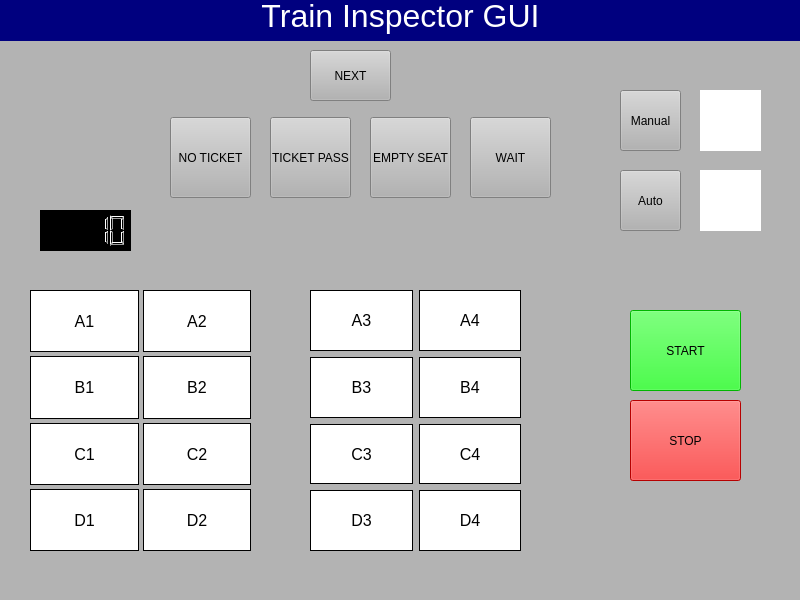
<?xml version="1.0" encoding="UTF-8"?>
<ui version="4.0">
 <class>FirstGUI</class>
 <widget class="QMainWindow" name="FirstGUI">
  <property name="geometry">
   <rect>
    <x>0</x>
    <y>0</y>
    <width>800</width>
    <height>600</height>
   </rect>
  </property>
  <property name="windowTitle">
   <string>FirstGUI</string>
  </property>
  <property name="styleSheet">
   <string notr="true">background-color: rgb(179, 179, 179);</string>
  </property>
  <widget class="QWidget" name="centralwidget">
   <widget class="QPushButton" name="RED">
    <property name="geometry">
     <rect>
      <x>170</x>
      <y>117</y>
      <width>81</width>
      <height>81</height>
     </rect>
    </property>
    <property name="text">
     <string>NO TICKET</string>
    </property>
   </widget>
   <widget class="QPushButton" name="GREEN">
    <property name="geometry">
     <rect>
      <x>270</x>
      <y>117</y>
      <width>81</width>
      <height>81</height>
     </rect>
    </property>
    <property name="text">
     <string>TICKET PASS</string>
    </property>
   </widget>
   <widget class="QPushButton" name="GREY">
    <property name="geometry">
     <rect>
      <x>370</x>
      <y>117</y>
      <width>81</width>
      <height>81</height>
     </rect>
    </property>
    <property name="text">
     <string>EMPTY SEAT</string>
    </property>
   </widget>
   <widget class="QPushButton" name="WHITE">
    <property name="geometry">
     <rect>
      <x>470</x>
      <y>117</y>
      <width>81</width>
      <height>81</height>
     </rect>
    </property>
    <property name="text">
     <string>WAIT</string>
    </property>
   </widget>
   <widget class="QWidget" name="layoutWidget">
    <property name="geometry">
     <rect>
      <x>30</x>
      <y>290</y>
      <width>221</width>
      <height>261</height>
     </rect>
    </property>
    <layout class="QVBoxLayout" name="verticalLayout">
     <property name="spacing">
      <number>4</number>
     </property>
     <property name="sizeConstraint">
      <enum>QLayout::SetDefaultConstraint</enum>
     </property>
     <item>
      <layout class="QHBoxLayout" name="horizontalLayout_2">
       <item>
        <widget class="QLabel" name="A1">
         <property name="font">
          <font>
           <pointsize>12</pointsize>
          </font>
         </property>
         <property name="styleSheet">
          <string notr="true">background-color: rgb(255, 255, 255);</string>
         </property>
         <property name="frameShape">
          <enum>QFrame::Box</enum>
         </property>
         <property name="lineWidth">
          <number>1</number>
         </property>
         <property name="text">
          <string>A1</string>
         </property>
         <property name="alignment">
          <set>Qt::AlignCenter</set>
         </property>
        </widget>
       </item>
       <item>
        <widget class="QLabel" name="A2">
         <property name="font">
          <font>
           <pointsize>12</pointsize>
          </font>
         </property>
         <property name="styleSheet">
          <string notr="true">background-color: rgb(255, 255, 255);</string>
         </property>
         <property name="frameShape">
          <enum>QFrame::Box</enum>
         </property>
         <property name="text">
          <string>A2</string>
         </property>
         <property name="alignment">
          <set>Qt::AlignCenter</set>
         </property>
        </widget>
       </item>
      </layout>
     </item>
     <item>
      <layout class="QHBoxLayout" name="horizontalLayout_3">
       <item>
        <widget class="QLabel" name="B1">
         <property name="font">
          <font>
           <pointsize>12</pointsize>
          </font>
         </property>
         <property name="styleSheet">
          <string notr="true">background-color: rgb(255, 255, 255);</string>
         </property>
         <property name="frameShape">
          <enum>QFrame::Box</enum>
         </property>
         <property name="text">
          <string>B1</string>
         </property>
         <property name="alignment">
          <set>Qt::AlignCenter</set>
         </property>
        </widget>
       </item>
       <item>
        <widget class="QLabel" name="B2">
         <property name="font">
          <font>
           <pointsize>12</pointsize>
          </font>
         </property>
         <property name="styleSheet">
          <string notr="true">background-color: rgb(255, 255, 255);</string>
         </property>
         <property name="frameShape">
          <enum>QFrame::Box</enum>
         </property>
         <property name="text">
          <string>B2</string>
         </property>
         <property name="alignment">
          <set>Qt::AlignCenter</set>
         </property>
        </widget>
       </item>
      </layout>
     </item>
     <item>
      <layout class="QHBoxLayout" name="horizontalLayout_4">
       <item>
        <widget class="QLabel" name="C1">
         <property name="font">
          <font>
           <pointsize>12</pointsize>
          </font>
         </property>
         <property name="styleSheet">
          <string notr="true">background-color: rgb(255, 255, 255);</string>
         </property>
         <property name="frameShape">
          <enum>QFrame::Box</enum>
         </property>
         <property name="text">
          <string>C1</string>
         </property>
         <property name="alignment">
          <set>Qt::AlignCenter</set>
         </property>
        </widget>
       </item>
       <item>
        <widget class="QLabel" name="C2">
         <property name="font">
          <font>
           <pointsize>12</pointsize>
          </font>
         </property>
         <property name="styleSheet">
          <string notr="true">background-color: rgb(255, 255, 255);</string>
         </property>
         <property name="frameShape">
          <enum>QFrame::Box</enum>
         </property>
         <property name="text">
          <string>C2</string>
         </property>
         <property name="alignment">
          <set>Qt::AlignCenter</set>
         </property>
        </widget>
       </item>
      </layout>
     </item>
     <item>
      <layout class="QHBoxLayout" name="horizontalLayout_5">
       <item>
        <widget class="QLabel" name="D1">
         <property name="font">
          <font>
           <pointsize>12</pointsize>
          </font>
         </property>
         <property name="styleSheet">
          <string notr="true">background-color: rgb(255, 255, 255);</string>
         </property>
         <property name="frameShape">
          <enum>QFrame::Box</enum>
         </property>
         <property name="text">
          <string>D1</string>
         </property>
         <property name="alignment">
          <set>Qt::AlignCenter</set>
         </property>
        </widget>
       </item>
       <item>
        <widget class="QLabel" name="D2">
         <property name="font">
          <font>
           <pointsize>12</pointsize>
          </font>
         </property>
         <property name="styleSheet">
          <string notr="true">background-color: rgb(255, 255, 255);</string>
         </property>
         <property name="frameShape">
          <enum>QFrame::Box</enum>
         </property>
         <property name="text">
          <string>D2</string>
         </property>
         <property name="alignment">
          <set>Qt::AlignCenter</set>
         </property>
        </widget>
       </item>
      </layout>
     </item>
    </layout>
   </widget>
   <widget class="QWidget" name="layoutWidget">
    <property name="geometry">
     <rect>
      <x>310</x>
      <y>290</y>
      <width>211</width>
      <height>261</height>
     </rect>
    </property>
    <layout class="QVBoxLayout" name="verticalLayout_2">
     <item>
      <layout class="QHBoxLayout" name="horizontalLayout">
       <item>
        <widget class="QLabel" name="A3">
         <property name="font">
          <font>
           <pointsize>12</pointsize>
           <strikeout>false</strikeout>
          </font>
         </property>
         <property name="styleSheet">
          <string notr="true">background-color: rgb(255, 255, 255);</string>
         </property>
         <property name="frameShape">
          <enum>QFrame::Box</enum>
         </property>
         <property name="text">
          <string>A3</string>
         </property>
         <property name="alignment">
          <set>Qt::AlignCenter</set>
         </property>
        </widget>
       </item>
       <item>
        <widget class="QLabel" name="A4">
         <property name="font">
          <font>
           <pointsize>12</pointsize>
          </font>
         </property>
         <property name="styleSheet">
          <string notr="true">background-color: rgb(255, 255, 255);</string>
         </property>
         <property name="frameShape">
          <enum>QFrame::Box</enum>
         </property>
         <property name="text">
          <string>A4</string>
         </property>
         <property name="alignment">
          <set>Qt::AlignCenter</set>
         </property>
        </widget>
       </item>
      </layout>
     </item>
     <item>
      <layout class="QHBoxLayout" name="horizontalLayout_6">
       <item>
        <widget class="QLabel" name="B3">
         <property name="font">
          <font>
           <pointsize>12</pointsize>
          </font>
         </property>
         <property name="styleSheet">
          <string notr="true">background-color: rgb(255, 255, 255);</string>
         </property>
         <property name="frameShape">
          <enum>QFrame::Box</enum>
         </property>
         <property name="text">
          <string>B3</string>
         </property>
         <property name="alignment">
          <set>Qt::AlignCenter</set>
         </property>
        </widget>
       </item>
       <item>
        <widget class="QLabel" name="B4">
         <property name="font">
          <font>
           <pointsize>12</pointsize>
          </font>
         </property>
         <property name="styleSheet">
          <string notr="true">background-color: rgb(255, 255, 255);</string>
         </property>
         <property name="frameShape">
          <enum>QFrame::Box</enum>
         </property>
         <property name="text">
          <string>B4</string>
         </property>
         <property name="alignment">
          <set>Qt::AlignCenter</set>
         </property>
        </widget>
       </item>
      </layout>
     </item>
     <item>
      <layout class="QHBoxLayout" name="horizontalLayout_7">
       <item>
        <widget class="QLabel" name="C3">
         <property name="font">
          <font>
           <pointsize>12</pointsize>
          </font>
         </property>
         <property name="styleSheet">
          <string notr="true">background-color: rgb(255, 255, 255);</string>
         </property>
         <property name="frameShape">
          <enum>QFrame::Box</enum>
         </property>
         <property name="text">
          <string>C3</string>
         </property>
         <property name="alignment">
          <set>Qt::AlignCenter</set>
         </property>
        </widget>
       </item>
       <item>
        <widget class="QLabel" name="C4">
         <property name="font">
          <font>
           <pointsize>12</pointsize>
          </font>
         </property>
         <property name="styleSheet">
          <string notr="true">background-color: rgb(255, 255, 255);</string>
         </property>
         <property name="frameShape">
          <enum>QFrame::Box</enum>
         </property>
         <property name="text">
          <string>C4</string>
         </property>
         <property name="alignment">
          <set>Qt::AlignCenter</set>
         </property>
        </widget>
       </item>
      </layout>
     </item>
     <item>
      <layout class="QHBoxLayout" name="horizontalLayout_8">
       <item>
        <widget class="QLabel" name="D3">
         <property name="font">
          <font>
           <pointsize>12</pointsize>
          </font>
         </property>
         <property name="styleSheet">
          <string notr="true">background-color: rgb(255, 255, 255);</string>
         </property>
         <property name="frameShape">
          <enum>QFrame::Box</enum>
         </property>
         <property name="text">
          <string>D3</string>
         </property>
         <property name="alignment">
          <set>Qt::AlignCenter</set>
         </property>
        </widget>
       </item>
       <item>
        <widget class="QLabel" name="D4">
         <property name="font">
          <font>
           <pointsize>12</pointsize>
          </font>
         </property>
         <property name="styleSheet">
          <string notr="true">background-color: rgb(255, 255, 255);</string>
         </property>
         <property name="frameShape">
          <enum>QFrame::Box</enum>
         </property>
         <property name="text">
          <string>D4</string>
         </property>
         <property name="alignment">
          <set>Qt::AlignCenter</set>
         </property>
        </widget>
       </item>
      </layout>
     </item>
    </layout>
   </widget>
   <widget class="QPushButton" name="SWITCH">
    <property name="geometry">
     <rect>
      <x>310</x>
      <y>50</y>
      <width>81</width>
      <height>51</height>
     </rect>
    </property>
    <property name="text">
     <string>NEXT</string>
    </property>
   </widget>
   <widget class="QLCDNumber" name="DisplaySeat">
    <property name="geometry">
     <rect>
      <x>40</x>
      <y>210</y>
      <width>91</width>
      <height>41</height>
     </rect>
    </property>
    <property name="styleSheet">
     <string notr="true">background-color: rgb(0, 0, 0);</string>
    </property>
    <property name="digitCount">
     <number>5</number>
    </property>
    <property name="value" stdset="0">
     <double>10.000000000000000</double>
    </property>
   </widget>
   <widget class="QPushButton" name="pushButton">
    <property name="geometry">
     <rect>
      <x>630</x>
      <y>310</y>
      <width>111</width>
      <height>81</height>
     </rect>
    </property>
    <property name="styleSheet">
     <string notr="true">background-color: rgb(0, 255, 0);</string>
    </property>
    <property name="text">
     <string>START</string>
    </property>
   </widget>
   <widget class="QPushButton" name="pushButton_2">
    <property name="geometry">
     <rect>
      <x>630</x>
      <y>400</y>
      <width>111</width>
      <height>81</height>
     </rect>
    </property>
    <property name="styleSheet">
     <string notr="true">background-color: rgb(255, 0, 0);</string>
    </property>
    <property name="text">
     <string>STOP</string>
    </property>
    <property name="checkable">
     <bool>true</bool>
    </property>
   </widget>
   <widget class="QLabel" name="TITLE">
    <property name="geometry">
     <rect>
      <x>0</x>
      <y>-10</y>
      <width>801</width>
      <height>51</height>
     </rect>
    </property>
    <property name="font">
     <font>
      <pointsize>24</pointsize>
     </font>
    </property>
    <property name="styleSheet">
     <string notr="true">color: rgb(255, 255, 255);
background-color: rgb(0, 0, 127);</string>
    </property>
    <property name="text">
     <string>Train Inspector GUI</string>
    </property>
    <property name="alignment">
     <set>Qt::AlignCenter</set>
    </property>
   </widget>
   <widget class="QPushButton" name="MANUAL">
    <property name="geometry">
     <rect>
      <x>620</x>
      <y>90</y>
      <width>61</width>
      <height>61</height>
     </rect>
    </property>
    <property name="text">
     <string>Manual</string>
    </property>
   </widget>
   <widget class="QPushButton" name="AUTO">
    <property name="geometry">
     <rect>
      <x>620</x>
      <y>170</y>
      <width>61</width>
      <height>61</height>
     </rect>
    </property>
    <property name="text">
     <string>Auto</string>
    </property>
   </widget>
   <widget class="QLabel" name="LEDM">
    <property name="geometry">
     <rect>
      <x>700</x>
      <y>90</y>
      <width>61</width>
      <height>61</height>
     </rect>
    </property>
    <property name="styleSheet">
     <string notr="true">background-color: rgb(255, 255, 255);</string>
    </property>
    <property name="text">
     <string/>
    </property>
   </widget>
   <widget class="QLabel" name="LEDA">
    <property name="geometry">
     <rect>
      <x>700</x>
      <y>170</y>
      <width>61</width>
      <height>61</height>
     </rect>
    </property>
    <property name="styleSheet">
     <string notr="true">background-color: rgb(255, 255, 255);</string>
    </property>
    <property name="text">
     <string/>
    </property>
   </widget>
  </widget>
  <widget class="QMenuBar" name="menubar">
   <property name="geometry">
    <rect>
     <x>0</x>
     <y>0</y>
     <width>800</width>
     <height>19</height>
    </rect>
   </property>
  </widget>
  <widget class="QStatusBar" name="statusbar"/>
 </widget>
 <resources/>
 <connections/>
</ui>
